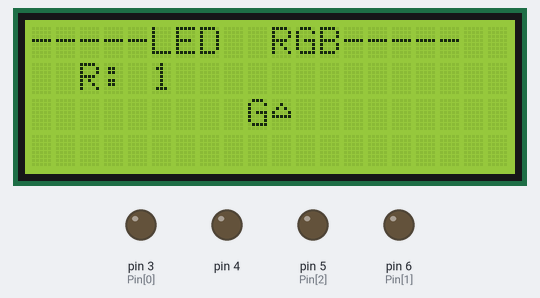
Bench run of a sketch on a simulated Arduino Uno, built with avr-gcc and run on an emulated ATmega328P. Shown: 20×4 character LCD, output pins drawn as LEDs (lit = HIGH).

Above: at 0.29 s.
At 5.25 s:
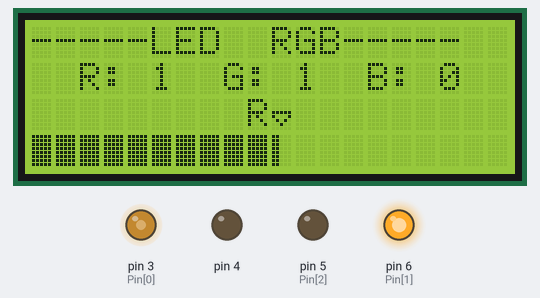
At 10.14 s:
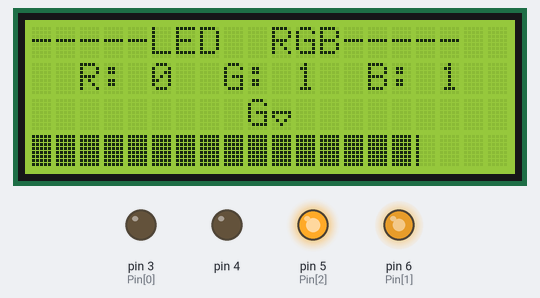
At 19.96 s:
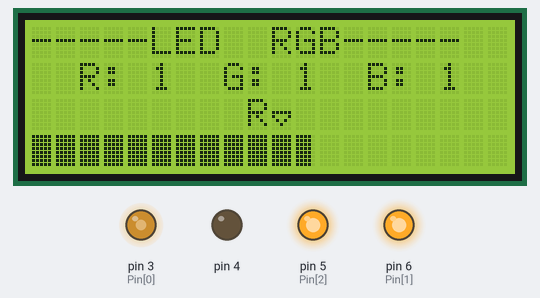
At 29.8 s:
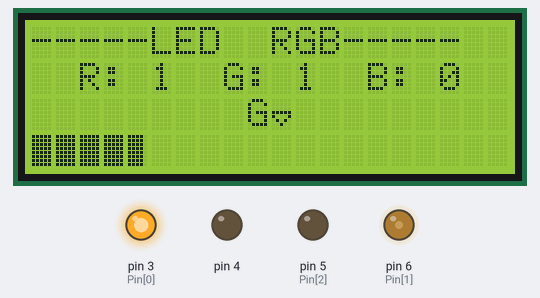
At 39.65 s:
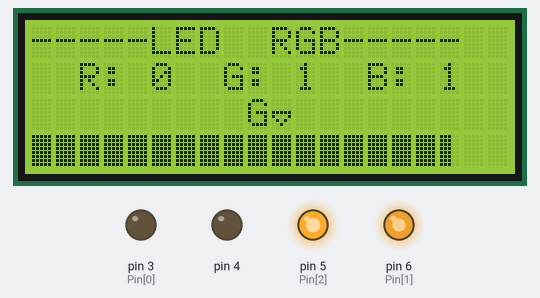
Timing chart, 0 to 40.0 s (numbered marks = the images above):
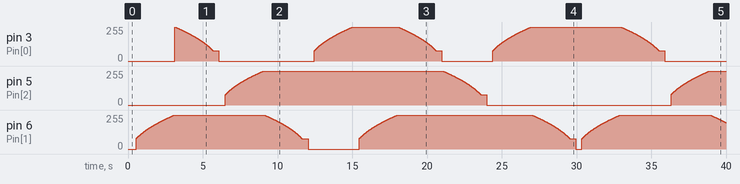

The sketch:

Colori_Byte_DisplayLCD.ino
```cpp
#include <Wire.h>
#include <LiquidCrystal_I2C.h>

LiquidCrystal_I2C lcd(0x27,20,4);

const long int info = 190568851; // 190568851 = 001 011 010 110 111 101 100 110 010 011
String    nome[] = {"R: ", "G: ", "B: "};
String    nom[]  = {"R"  , "G"  , "B"  };
const int Pin [] = { 3   ,  6   ,  5   };
const int Pos [] = { 2   ,  8   ,  14  };
boolean   val [] = {true , false, false};
boolean valBar;
long int c;

int temp = 1, v = 1;

byte p1[8] = {B10000, B10000, B10000, B10000, B10000, B10000, B10000, B10000};
byte p2[8] = {B11000, B11000, B11000, B11000, B11000, B11000, B11000, B11000};
byte p3[8] = {B11100, B11100, B11100, B11100, B11100, B11100, B11100, B11100};
byte p4[8] = {B11110, B11110, B11110, B11110, B11110, B11110, B11110, B11110};
byte p5[8] = {B11111, B11111, B11111, B11111, B11111, B11111, B11111, B11111};
byte p6[8] = {B00000, B00100, B01010, B10001, B11111, B00000, B00000, B00000};
byte p7[8] = {B00000, B00000, B00000, B11111, B10001, B01010, B00100, B00000};


void setup() {
  lcd.init();
  lcd.backlight();

  lcd.createChar(1, p1);
  lcd.createChar(2, p2);
  lcd.createChar(3, p3);
  lcd.createChar(4, p4);
  lcd.createChar(5, p5);
  lcd.createChar(6, p6);
  lcd.createChar(7, p7);

  lcd.home();
  lcd.print("-----LED  RGB-----");

  pinMode(4, OUTPUT);
  for (int i = 0; i<3; i++){ pinMode(Pin[i], OUTPUT); }
  c = info;
  //aumenta(Pin[0],0);    //001
}

void loop() {
  for (int i = 0; i<3; i++){
    if      ((c&1) == true  && val[i] == false) { aumenta   (Pin[i],i); val[i] = true ; }
    else if ((c&1) == false && val[i] == true ) { diminuisci(Pin[i],i); val[i] = false; }
      lcd.setCursor(Pos[i], 1); lcd.print (nome[i]); lcd.print(c&1);
    c = c >> 1;
  }
  lcd.setCursor(0,1);
  if (c == 0){c = info;}
}

void aumenta(int pin, int n) {
  lcd.setCursor(9,2); lcd.print(nom[n]); lcd.write(6);
  if (valBar == true) { delBar();}
  for (int i = 0; i <=255; i+=v){
    bar(i);
    analogWrite(pin,i);
    delay(temp);
 }
 valBar = true;
}

void diminuisci(int pin, int n) {
  lcd.setCursor(9,2); lcd.print(nom[n]); lcd.write(7);
  for (int i = 255; i >= 0; i-=v){
    bar(i);
    analogWrite(pin,i);
    delay(temp);
  }
  valBar = false;
}

void bar(int val) {
 lcd.setCursor(0,3);
 val = map (val,0,255,0,100);
 for(int i = 0; i<val/5 ;i++) { lcd.write(5);}
 if ( val%5 != 0) {lcd.write(val%5);} else if (val != 100) {lcd.print(" ");}
}

void delBar() {
  lcd.setCursor(0,3);
  lcd.print("                    ");
}
```
